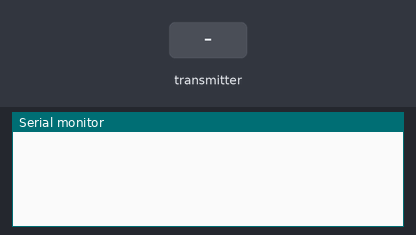
A sketch run on a simulated ESP32. Parts: the last lines printed to the serial monitor. Inputs (shaded band) come from the test bench. WiFi joins after 1.5 s; servers stay silent unless stated.

Above: at 2.2 s.
2.3 s: the transmitter starts sending data = 0
At 2.8 s:
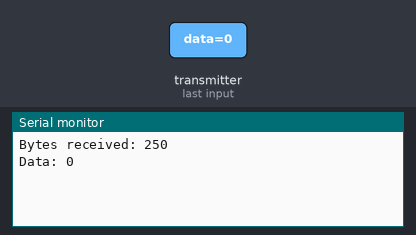
3.8 s: the transmitter starts sending data = 1
At 4.2 s:
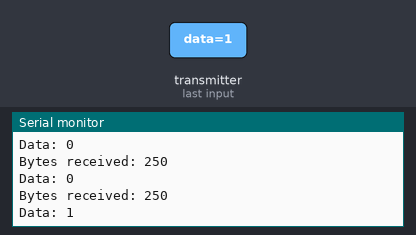

The sketch:

diransa_ethernet_balanza.ino
```cpp
/*
reciver
*/
#include <esp_now.h>
#include <WiFi.h>
#include <UIPEthernet.h>

// Datos recibidos
typedef struct struct_message {
    char data[250];
} struct_message;

struct_message myData;

// Configuración de Ethernet
byte mac[] = { 0xDE, 0xAD, 0xBE, 0xEF, 0xFE, 0xED };
IPAddress ip(192, 168, 1, 51); // IP del ESP32 receptor
IPAddress server(192, 168, 1, 100); // Dirección IP de la PC
EthernetClient client;

void OnDataRecv(const uint8_t * mac, const uint8_t *incomingData, int len) {
    memcpy(&myData, incomingData, sizeof(myData));
    Serial.print("Bytes received: ");
    Serial.println(len);
    Serial.print("Data: ");
    Serial.println(myData.data);

    // Enviar datos a la PC
    if (client.connect(server, 80)) {
        client.write((const uint8_t*)&myData, sizeof(myData));
        client.stop();
    }
}

void setup() {
    Serial.begin(115200);
    WiFi.mode(WIFI_STA);

    // Inicializar ESP-NOW
    if (esp_now_init() != ESP_OK) {
        Serial.println("Error initializing ESP-NOW");
        return;
    }
    esp_now_register_recv_cb(OnDataRecv);

    // Inicializar Ethernet
    Ethernet.begin(mac, ip);
    delay(1000);  // Esperar un poco para asegurarse de que la conexión se establezca
}

void loop() {
    // El código principal no necesita hacer nada, ya que todo se maneja en la devolución de llamada
}
```

Measured:
- after the input at 2.3 s, the serial monitor: prints a new line after 0.05 s (image 1)
- after the input at 3.8 s, the serial monitor: prints a new line at once (image 2)
